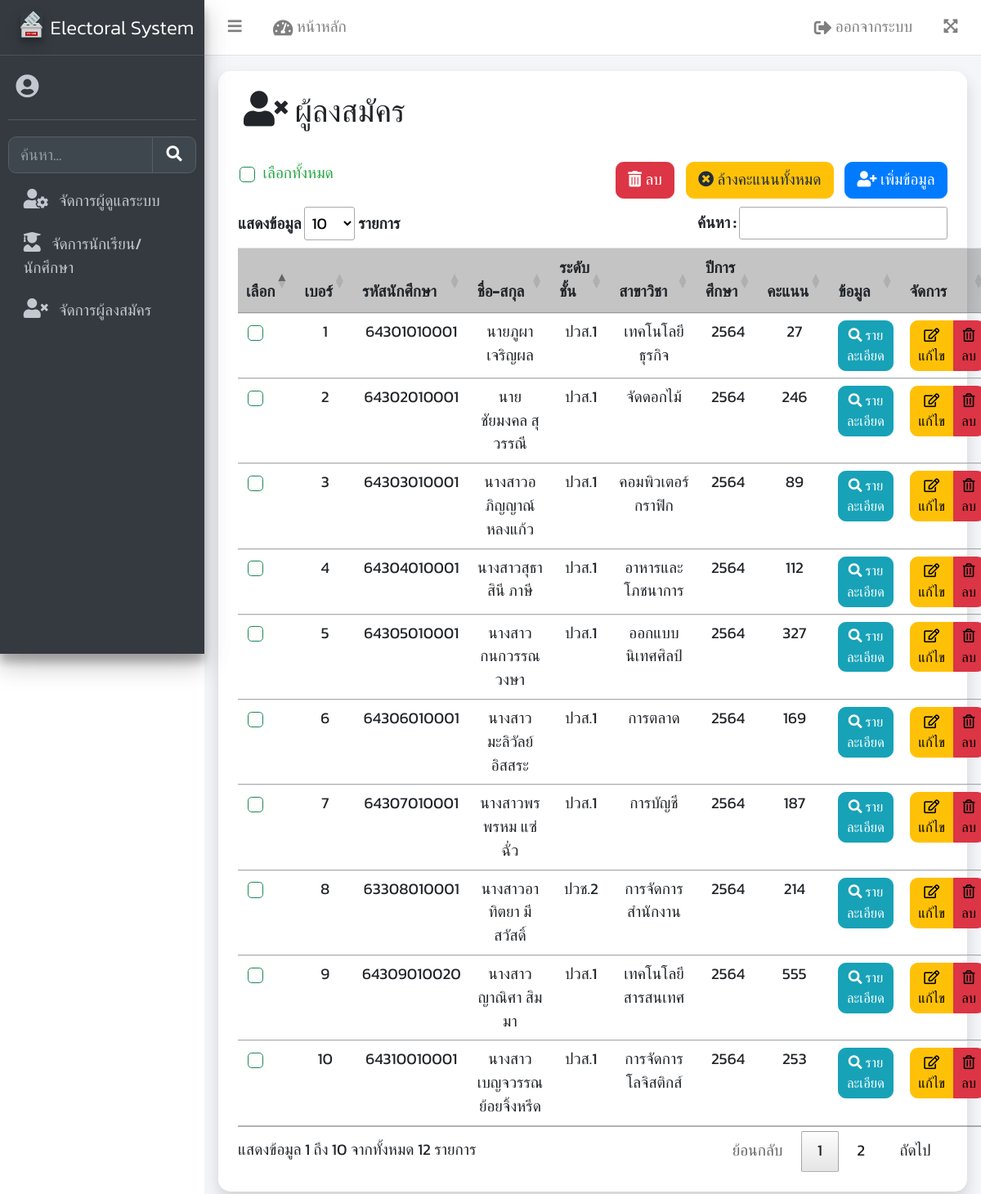
/admin/list_candidate.php (signed in), run on the app's committed database.
### tables this page shows
CREATE TABLE `eltr_candidate` (
  `c_number` int(11) NOT NULL,
  `c_stdid` varchar(100) NOT NULL,
  `c_name` varchar(100) NOT NULL,
  `c_class` varchar(10) NOT NULL,
  `c_major` varchar(100) NOT NULL,
  `c_year` int(11) NOT NULL,
  `c_policy` varchar(500) NOT NULL,
  `c_img` varchar(100) NOT NULL,
  `c_score` int(11) NOT NULL
);

### admin/list_candidate.php (the view, shortened to what this page needs)
<!DOCTYPE html>
<html lang="en">
<head>
    <?php include("head_admin.php"); ?>
    <link rel="stylesheet" href="css/datatables.min.css">
    <link rel="stylesheet" href="../css/style.css">
    <link rel="stylesheet" href="../css/custom.css">
</head>
<body class="hold-transition sidebar-mini layout-fixed">
    <div class="wrapper">
        <?php include("navbar.php"); ?>
        <?php include('sidebar.php'); ?>
        <div class="content-wrapper pt-3">
            <div class="content">
                <div class="container-fluid">
                    <div class="row mb-2">
                        <div class="col-lg-12">
                            <div class="card shadow">
                                <div class="card-body">
                                    <div class="row">
                                        <h2>
                                            <i class="fas fa-user-times" style="font-size: 2.25rem"></i>
                                            ผู้ลงสมัคร
                                        </h2>
                                    </div>
                                    <form class="was-validated" method="post" enctype="multipart/form-data" action="candidate_db">
                                        <div class="row">
                                            <div class="col-6 form-check">
                                                <input type="checkbox" class="form-check-input" id="select_all">
                                                <label class="form-check-label" for="select_all">เลือกทั้งหมด</label>
                                            </div>
                                            <div class="col-6" align="right">
                                                <button type="button" class="btn btn-danger" data-bs-toggle="modal" data-bs-target="#mul_delete">
                                                    <i class="fas fa-trash-alt"></i>
                                                    ลบ
                                                </button>
                                                <button type="button" class="btn btn-warning" data-bs-toggle="modal" data-bs-target="#clear_score">
                                                    <i class="fas fa-times-circle"></i>
                                                    ล้างคะแนนทั้งหมด
                                                </button>
                                                <button type="button" class="btn btn-primary" data-bs-toggle="modal" data-bs-target="#add">
                                                    <i class="fas fa-user-plus"></i>
                                                    เพิ่มข้อมูล
                                                </button>
                                            </div>
                                        </div>
                                        <?php
                                            include('../condb.php');
                                            $sql = "SELECT * FROM `eltr_candidate` WHERE c_number >= 1 ORDER BY 'c_number' ASC";
                                            $result = mysqli_query($con, $sql) or die ("Error in query: $sql " . mysqli_error());
                                        ?>
                                        <table class="table table-hover" id="myTable">
                                            <thead>
                                                <tr class="table table-active" align="center">
                                                    <th>เลือก</th>
                                                    <th>เบอร์</th>
                                                    <th>รหัสนักศึกษา</th>
                                                    <th>ชื่อ-สกุล</th>
                                                    <th>ระดับชั้น</th>
                                                    <th>สาขาวิชา</th>
                                                    <th>ปีการศึกษา</th>
                                                    <th>คะแนน</th>
                                                    <th>ข้อมูล</th>
                                                    <th>จัดการ</th>
                                                </tr>
                                            </thead>
                                            <?php foreach($result as $row) { ?>
                                                <tr align="center">
                                                    <td>
                                                        <div>
                                                            <input type="checkbox" class="form-check-input" name="ids[]" value="<?php echo $row['c_number']; ?>">
                                                        </div>
                                                    </td>
                                                    <td><?php echo $row['c_number']; ?></td>
                                                    <td><?php echo $row['c_stdid']; ?></td>
                                                    <td><?php echo $row['c_name']; ?></td>
                                                    <td><?php echo $row['c_class']; ?></td>
                                                    <td><?php echo $row['c_major']; ?></td>
                                                    <td><?php echo $row['c_year']; ?></td>
                                                    <td><?php echo $row['c_score']; ?></td>
                                                    <td>
                                                        <button type="button" class="btn btn-info btn-sm" data-bs-toggle="modal" data-bs-target="#detail<?php echo $row['c_number'];?>">
                                                            <i class="fas fa-search"></i>
                                                            รายละเอียด
                                                        </button>
                                                    </td>
                                                    <td>
                                                        <div class="btn-group" role="group">
                                                            <button type="button" class="btn btn-sm btn-warning" href="candidate_db.php?c_number=<?php echo $row['c_number'];?>" data-bs-toggle="modal" data-bs-target="#update<?php echo $row['c_number'];?>">
                                                                <font color="black">
                                                                    <i class="far fa-edit"></i>
                                                                    แก้ไข
                                                                </font>
                                                            </button>
                                                            <button type="button" class="btn btn-sm btn-danger" href="candidate_db.php?c_number=<?php echo $row['c_number'];?>" data-bs-toggle="modal" data-bs-target="#delete<?php echo $row['c_number'];?>">
                                                                <font color="black">
                                                                    <i class="far fa-trash-alt"></i>
                                                                    ลบ
                                                                </font>
                                                            </button>
                                                        </div>
                                                    </td>
                                                </tr>
                                    </form>
                                        <?php } ?>
                                </div>
                            </div>
                        </div>
                    </div>
                </div>
            </div>
        </div>
    </div>
    <?php
        echo '
        <script src="../js/jquery-3.6.1.min.js"></script>
        <script src="../js/sweetalert2.all.min.js"></script>
        <link rel="stylesheet" href="../css/sweetalert2.min.css">
        ';
    ?>
</body>
</html>

### css/style.css (style rules this page uses)
html { font-size: calc(60% + 0.8vmin); }
body { font-family: 'Kanit', sans-serif; }

### css/custom.css (style rules this page uses)
.btn { border-radius: .5rem; transition: .25s; }
.card { border-radius: 15px !important; }
.shadow { box-shadow: 0 .5rem 1rem rgba(0,0,0,.15)!important; }

### data on the page
eltr_candidate: c_number "1", c_stdid "64301010001", c_name "นายภูผา เจริญผล", c_class "ปวส.1", c_major "เทคโนโลยีธุรกิจ", c_year "2564", c_score "27"
eltr_candidate: c_number "2", c_stdid "64302010001", c_name "นายชัยมงคล สุวรรณี", c_class "ปวส.1", c_major "จัดดอกไม้", c_year "2564", c_score "246"
eltr_candidate: c_number "3", c_stdid "64303010001", c_name "นางสาวอภิญญาณ์ หลงแก้ว", c_class "ปวส.1", c_major "คอมพิวเตอร์กราฟิก", c_year "2564", c_score "89"
eltr_candidate: c_number "4", c_stdid "64304010001", c_name "นางสาวสุธาสินี ภาษี", c_class "ปวส.1", c_major "อาหารและโภชนาการ", c_year "2564", c_score "112"
eltr_candidate: c_number "5", c_stdid "64305010001", c_name "นางสาวกนกวรรณ วงษา", c_class "ปวส.1", c_major "ออกแบบนิเทศศิลป์", c_year "2564", c_score "327"
eltr_candidate: c_number "6", c_stdid "64306010001", c_name "นางสาวมะลิวัลย์ อิสสระ", c_class "ปวส.1", c_major "การตลาด", c_year "2564", c_score "169"
eltr_candidate: c_number "7", c_stdid "64307010001", c_name "นางสาวพรพรหม แซ่ฉั่ว", c_class "ปวส.1", c_major "การบัญชี", c_year "2564", c_score "187"
eltr_candidate: c_number "8", c_stdid "63308010001", c_name "นางสาวอาทิตยา มีสวัสดิ์", c_class "ปวช.2", c_major "การจัดการสำนักงาน", c_year "2564", c_score "214"
eltr_candidate: c_number "9", c_stdid "64309010020", c_name "นางสาวญาณิศา สิมมา", c_class "ปวส.1", c_major "เทคโนโลยีสารสนเทศ", c_year "2564", c_score "555"
eltr_candidate: c_number "10", c_stdid "64310010001", c_name "นางสาวเบญจวรรณ ย้อยจิ้งหรีด", c_class "ปวส.1", c_major "การจัดการโลจิสติกส์", c_year "2564", c_score "253"
